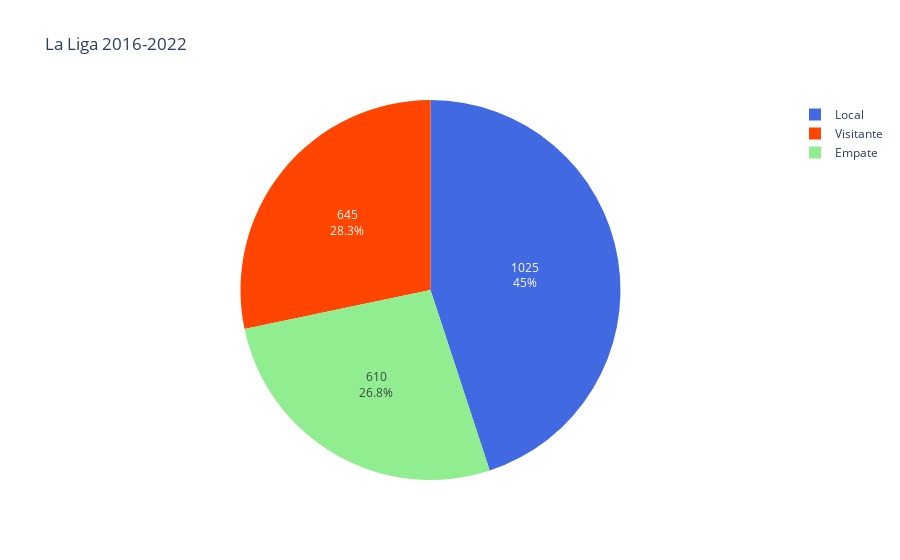

Notebook code for this chart:
### Code cell
fig1 = px.pie(cond_predominante_abs, values ='Cantidad', names ='Resultado', title='La Liga 2016-2022',
        color = 'Resultado', color_discrete_map={'Local':'royalblue', 'Visitante':'orangered',
        'Empate':'lightgreen'})

fig1.update_traces(textposition='inside', textinfo='percent+value')
fig1.show()

### Figure 1 — Plotly figure (JSON) as saved in the notebook; plotly's stock layout.template omitted (floating-point values rounded to 4 significant figures)
{"data": [{"customdata": [["Empate"], ["Local"], ["Visitante"]], "domain": {"x": [0, 1], "y": [0, 1]}, "hovertemplate": "Resultado=%{customdata[0]}<br>Cantidad=%{value}<extra></extra>", "labels": ["Empate", "Local", "Visitante"], "legendgroup": "", "marker": {"colors": ["lightgreen", "royalblue", "orangered"]}, "name": "", "showlegend": true, "textinfo": "percent+value", "textposition": "inside", "type": "pie", "values": [610, 1025, 645]}], "layout": {"legend": {"tracegroupgap": 0}, "title": {"text": "La Liga 2016-2022"}}}
